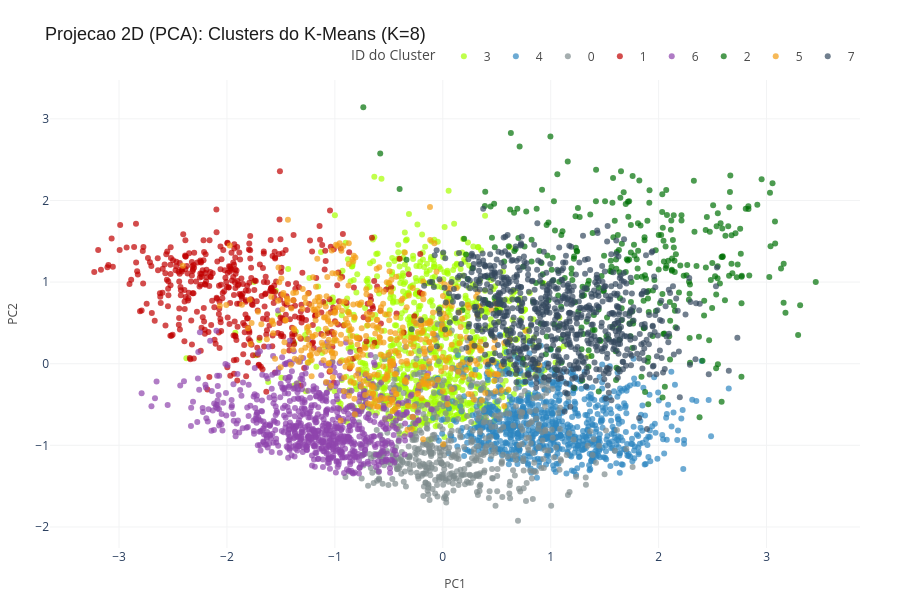
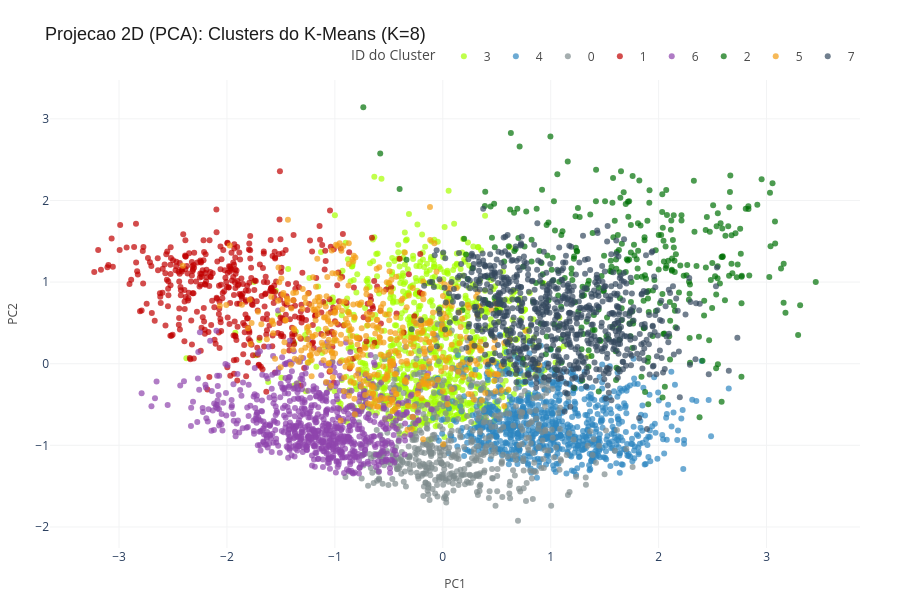

The code cell stored with these charts, in order, in its notebook:
### Code cell
# Projecao 2D via PCA (componentes principais lineares)
plot_clusters_2d_plotly(
    df_pca, col_x='PC1', col_y='PC2',
    mapa_cores=CORES_CLUSTERS,
    titulo='Projecao 2D (PCA): Clusters do K-Means (K=8)'
)

### Figure 1 — Plotly figure (JSON) as saved in the notebook; plotly's stock layout.template omitted (floating-point values rounded to 4 significant figures; data arrays with more than 128 entries replaced by an {"elided": "..."} marker saying what was removed)
{"data": [{"customdata": {"elided": "923x1 str values"}, "hovertemplate": "Cluster=%{customdata[0]}<extra></extra>", "legendgroup": "3", "marker": {"color": "#A6FF00", "opacity": 0.7, "symbol": "circle"}, "mode": "markers", "name": "3", "orientation": "v", "showlegend": true, "type": "scatter", "x": {"elided": "923 float values"}, "xaxis": "x", "y": {"elided": "923 float values"}, "yaxis": "y"}, {"customdata": {"elided": "807x1 str values"}, "hovertemplate": "Cluster=%{customdata[0]}<extra></extra>", "legendgroup": "4", "marker": {"color": "#2E86C1", "opacity": 0.7, "symbol": "circle"}, "mode": "markers", "name": "4", "orientation": "v", "showlegend": true, "type": "scatter", "x": {"elided": "807 float values"}, "xaxis": "x", "y": {"elided": "807 float values"}, "yaxis": "y"}, {"customdata": {"elided": "557x1 str values"}, "hovertemplate": "Cluster=%{customdata[0]}<extra></extra>", "legendgroup": "0", "marker": {"color": "#7F8C8D", "opacity": 0.7, "symbol": "circle"}, "mode": "markers", "name": "0", "orientation": "v", "showlegend": true, "type": "scatter", "x": {"elided": "557 float values"}, "xaxis": "x", "y": {"elided": "557 float values"}, "yaxis": "y"}, {"customdata": {"elided": "439x1 str values"}, "hovertemplate": "Cluster=%{customdata[0]}<extra></extra>", "legendgroup": "1", "marker": {"color": "#C00000", "opacity": 0.7, "symbol": "circle"}, "mode": "markers", "name": "1", "orientation": "v", "showlegend": true, "type": "scatter", "x": {"elided": "439 float values"}, "xaxis": "x", "y": {"elided": "439 float values"}, "yaxis": "y"}, {"customdata": {"elided": "714x1 str values"}, "hovertemplate": "Cluster=%{customdata[0]}<extra></extra>", "legendgroup": "6", "marker": {"color": "#8E44AD", "opacity": 0.7, "symbol": "circle"}, "mode": "markers", "name": "6", "orientation": "v", "showlegend": true, "type": "scatter", "x": {"elided": "714 float values"}, "xaxis": "x", "y": {"elided": "714 float values"}, "yaxis": "y"}, {"customdata": {"elided": "327x1 str values"}, "hovertemplate": "Cluster=%{customdata[0]}<extra></extra>", "legendgroup": "2", "marker": {"color": "#007006", "opacity": 0.7, "symbol": "circle"}, "mode": "markers", "name": "2", "orientation": "v", "showlegend": true, "type": "scatter", "x": {"elided": "327 float values"}, "xaxis": "x", "y": {"elided": "327 float values"}, "yaxis": "y"}, {"customdata": {"elided": "462x1 str values"}, "hovertemplate": "Cluster=%{customdata[0]}<extra></extra>", "legendgroup": "5", "marker": {"color": "#F39C12", "opacity": 0.7, "symbol": "circle"}, "mode": "markers", "name": "5", "orientation": "v", "showlegend": true, "type": "scatter", "x": {"elided": "462 float values"}, "xaxis": "x", "y": {"elided": "462 float values"}, "yaxis": "y"}, {"customdata": {"elided": "771x1 str values"}, "hovertemplate": "Cluster=%{customdata[0]}<extra></extra>", "legendgroup": "7", "marker": {"color": "#34495E", "opacity": 0.7, "symbol": "circle"}, "mode": "markers", "name": "7", "orientation": "v", "showlegend": true, "type": "scatter", "x": {"elided": "771 float values"}, "xaxis": "x", "y": {"elided": "771 float values"}, "yaxis": "y"}], "layout": {"height": 600, "legend": {"font": {"color": "#4A4A4A", "size": 12}, "orientation": "h", "title": {"text": "ID do Cluster"}, "tracegroupgap": 0, "x": 1, "xanchor": "right", "y": 1.02, "yanchor": "bottom"}, "margin": {"b": 40, "l": 40, "r": 40, "t": 80}, "plot_bgcolor": "white", "title": {"font": {"color": "#1C1C1C", "family": "Arial", "size": 18}, "text": "Projecao 2D (PCA): Clusters do K-Means (K=8)"}, "width": 900, "xaxis": {"anchor": "y", "domain": [0, 1], "gridcolor": "#F2F3F4", "gridwidth": 1, "showgrid": true, "title": {"font": {"color": "#4A4A4A", "size": 12}, "text": "PC1"}, "zeroline": false}, "yaxis": {"anchor": "x", "domain": [0, 1], "gridcolor": "#F2F3F4", "gridwidth": 1, "showgrid": true, "title": {"font": {"color": "#4A4A4A", "size": 12}, "text": "PC2"}, "zeroline": false}}}

### Figure 2 — Plotly figure (JSON) as saved in the notebook; plotly's stock layout.template omitted (floating-point values rounded to 4 significant figures; data arrays with more than 128 entries replaced by an {"elided": "..."} marker saying what was removed)
{"data": [{"customdata": {"elided": "923x1 str values"}, "hovertemplate": "Cluster=%{customdata[0]}<extra></extra>", "legendgroup": "3", "marker": {"color": "#A6FF00", "opacity": 0.7, "symbol": "circle"}, "mode": "markers", "name": "3", "orientation": "v", "showlegend": true, "type": "scatter", "x": {"elided": "923 float values"}, "xaxis": "x", "y": {"elided": "923 float values"}, "yaxis": "y"}, {"customdata": {"elided": "807x1 str values"}, "hovertemplate": "Cluster=%{customdata[0]}<extra></extra>", "legendgroup": "4", "marker": {"color": "#2E86C1", "opacity": 0.7, "symbol": "circle"}, "mode": "markers", "name": "4", "orientation": "v", "showlegend": true, "type": "scatter", "x": {"elided": "807 float values"}, "xaxis": "x", "y": {"elided": "807 float values"}, "yaxis": "y"}, {"customdata": {"elided": "557x1 str values"}, "hovertemplate": "Cluster=%{customdata[0]}<extra></extra>", "legendgroup": "0", "marker": {"color": "#7F8C8D", "opacity": 0.7, "symbol": "circle"}, "mode": "markers", "name": "0", "orientation": "v", "showlegend": true, "type": "scatter", "x": {"elided": "557 float values"}, "xaxis": "x", "y": {"elided": "557 float values"}, "yaxis": "y"}, {"customdata": {"elided": "439x1 str values"}, "hovertemplate": "Cluster=%{customdata[0]}<extra></extra>", "legendgroup": "1", "marker": {"color": "#C00000", "opacity": 0.7, "symbol": "circle"}, "mode": "markers", "name": "1", "orientation": "v", "showlegend": true, "type": "scatter", "x": {"elided": "439 float values"}, "xaxis": "x", "y": {"elided": "439 float values"}, "yaxis": "y"}, {"customdata": {"elided": "714x1 str values"}, "hovertemplate": "Cluster=%{customdata[0]}<extra></extra>", "legendgroup": "6", "marker": {"color": "#8E44AD", "opacity": 0.7, "symbol": "circle"}, "mode": "markers", "name": "6", "orientation": "v", "showlegend": true, "type": "scatter", "x": {"elided": "714 float values"}, "xaxis": "x", "y": {"elided": "714 float values"}, "yaxis": "y"}, {"customdata": {"elided": "327x1 str values"}, "hovertemplate": "Cluster=%{customdata[0]}<extra></extra>", "legendgroup": "2", "marker": {"color": "#007006", "opacity": 0.7, "symbol": "circle"}, "mode": "markers", "name": "2", "orientation": "v", "showlegend": true, "type": "scatter", "x": {"elided": "327 float values"}, "xaxis": "x", "y": {"elided": "327 float values"}, "yaxis": "y"}, {"customdata": {"elided": "462x1 str values"}, "hovertemplate": "Cluster=%{customdata[0]}<extra></extra>", "legendgroup": "5", "marker": {"color": "#F39C12", "opacity": 0.7, "symbol": "circle"}, "mode": "markers", "name": "5", "orientation": "v", "showlegend": true, "type": "scatter", "x": {"elided": "462 float values"}, "xaxis": "x", "y": {"elided": "462 float values"}, "yaxis": "y"}, {"customdata": {"elided": "771x1 str values"}, "hovertemplate": "Cluster=%{customdata[0]}<extra></extra>", "legendgroup": "7", "marker": {"color": "#34495E", "opacity": 0.7, "symbol": "circle"}, "mode": "markers", "name": "7", "orientation": "v", "showlegend": true, "type": "scatter", "x": {"elided": "771 float values"}, "xaxis": "x", "y": {"elided": "771 float values"}, "yaxis": "y"}], "layout": {"height": 600, "legend": {"font": {"color": "#4A4A4A", "size": 12}, "orientation": "h", "title": {"text": "ID do Cluster"}, "tracegroupgap": 0, "x": 1, "xanchor": "right", "y": 1.02, "yanchor": "bottom"}, "margin": {"b": 40, "l": 40, "r": 40, "t": 80}, "plot_bgcolor": "white", "title": {"font": {"color": "#1C1C1C", "family": "Arial", "size": 18}, "text": "Projecao 2D (PCA): Clusters do K-Means (K=8)"}, "width": 900, "xaxis": {"anchor": "y", "domain": [0, 1], "gridcolor": "#F2F3F4", "gridwidth": 1, "showgrid": true, "title": {"font": {"color": "#4A4A4A", "size": 12}, "text": "PC1"}, "zeroline": false}, "yaxis": {"anchor": "x", "domain": [0, 1], "gridcolor": "#F2F3F4", "gridwidth": 1, "showgrid": true, "title": {"font": {"color": "#4A4A4A", "size": 12}, "text": "PC2"}, "zeroline": false}}}
